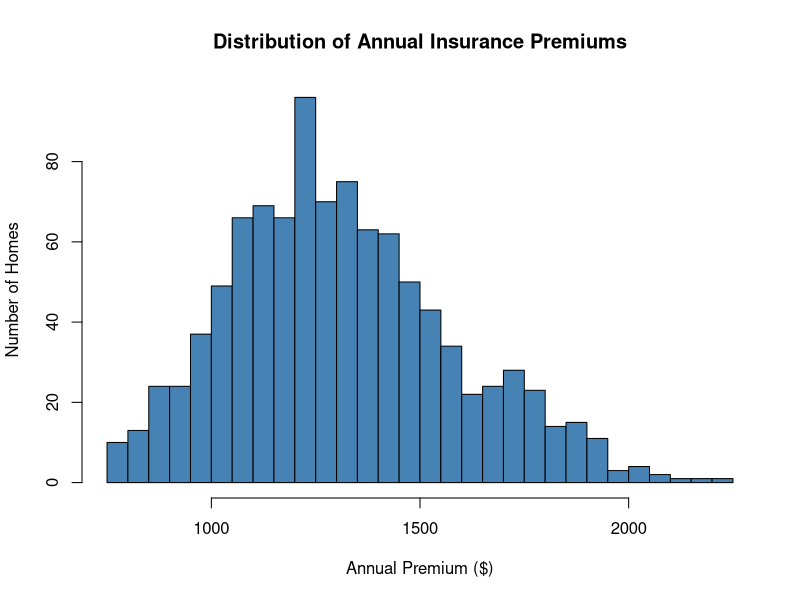
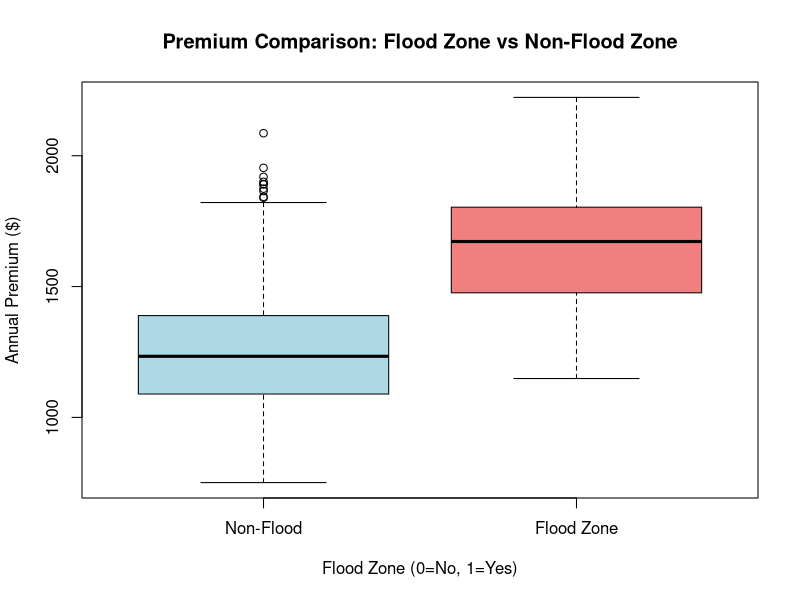

R code for these plots, in order:
cat("========================================\n")
cat("INSURANCE DATA ANALYSIS\n")
cat("========================================\n\n")

df <- read.csv("homeowner_insurance_data.csv")
cat("Loaded", nrow(df), "records\n\n")

cat("Basic Statistics:\n")
cat("Average Home Value: $", format(round(mean(df$home_value), 0), big.mark=","), "\n")
cat("Average Risk Score:", round(mean(df$risk_score), 1), "\n")
cat("Average Premium: $", format(round(mean(df$annual_premium), 0), big.mark=","), "\n")
cat("Claim Rate:", round(mean(df$had_claim) * 100, 1), "%\n")
cat("Flood Zone Homes:", sum(df$flood_zone), "(", round(mean(df$flood_zone)*100, 1), "%)\n\n")

flood_avg <- mean(df$annual_premium[df$flood_zone == 1])
no_flood_avg <- mean(df$annual_premium[df$flood_zone == 0])
cat("Premium Comparison:\n")
cat("  Flood zone homes: $", format(round(flood_avg, 0), big.mark=","), "\n")
cat("  Non-flood homes: $", format(round(no_flood_avg, 0), big.mark=","), "\n")
cat("  Difference: $", format(round(flood_avg - no_flood_avg, 0), big.mark=","), "\n")
cat("  Percentage increase:", round((flood_avg - no_flood_avg)/no_flood_avg * 100, 1), "%\n\n")

cat("Risk Score Distribution:\n")
risk_breaks <- c(0, 30, 50, 70, 100)
risk_labels <- c("Low (0-30)", "Medium (31-50)", "High (51-70)", "Very High (71-100)")
df$risk_category <- cut(df$risk_score, breaks=risk_breaks, labels=risk_labels, include.lowest=TRUE)
risk_table <- table(df$risk_category)
for(i in 1:length(risk_table)) {
  cat("  ", names(risk_table)[i], ":", risk_table[i], "homes (", round(risk_table[i]/nrow(df)*100, 1), "%)\n")
}

png("premium_histogram.png", width=800, height=600)
hist(df$annual_premium, 
     main="Distribution of Annual Insurance Premiums",
     xlab="Annual Premium ($)", 
     ylab="Number of Homes",
     col="steelblue",
     border="black",
     breaks=30)
dev.off()
cat("\nSaved: premium_histogram.png\n")

png("flood_comparison.png", width=800, height=600)
boxplot(annual_premium ~ flood_zone, data=df,
        main="Premium Comparison: Flood Zone vs Non-Flood Zone",
        xlab="Flood Zone (0=No, 1=Yes)",
        ylab="Annual Premium ($)",
        col=c("lightblue", "lightcoral"),
        names=c("Non-Flood", "Flood Zone"))
dev.off()
cat("Saved: flood_comparison.png\n")

summary_data <- data.frame(
  Metric = c("Total Homes", "Average Home Value", "Average Risk Score", 
             "Average Premium", "Claim Rate", "Flood Zone %",
             "Flood Zone Premium", "Non-Flood Premium", "Premium Difference"),
  Value = c(
    nrow(df),
    round(mean(df$home_value), 0),
    round(mean(df$risk_score), 1),
    round(mean(df$annual_premium), 0),
    paste0(round(mean(df$had_claim) * 100, 1), "%"),
    paste0(round(mean(df$flood_zone) * 100, 1), "%"),
    round(flood_avg, 0),
    round(no_flood_avg, 0),
    round(flood_avg - no_flood_avg, 0)
  )
)

write.csv(summary_data, "analysis_results.csv", row.names=FALSE)
cat("Saved: analysis_results.csv\n\n")

cat("========================================\n")
cat("ANALYSIS COMPLETE\n")
cat("========================================\n")
